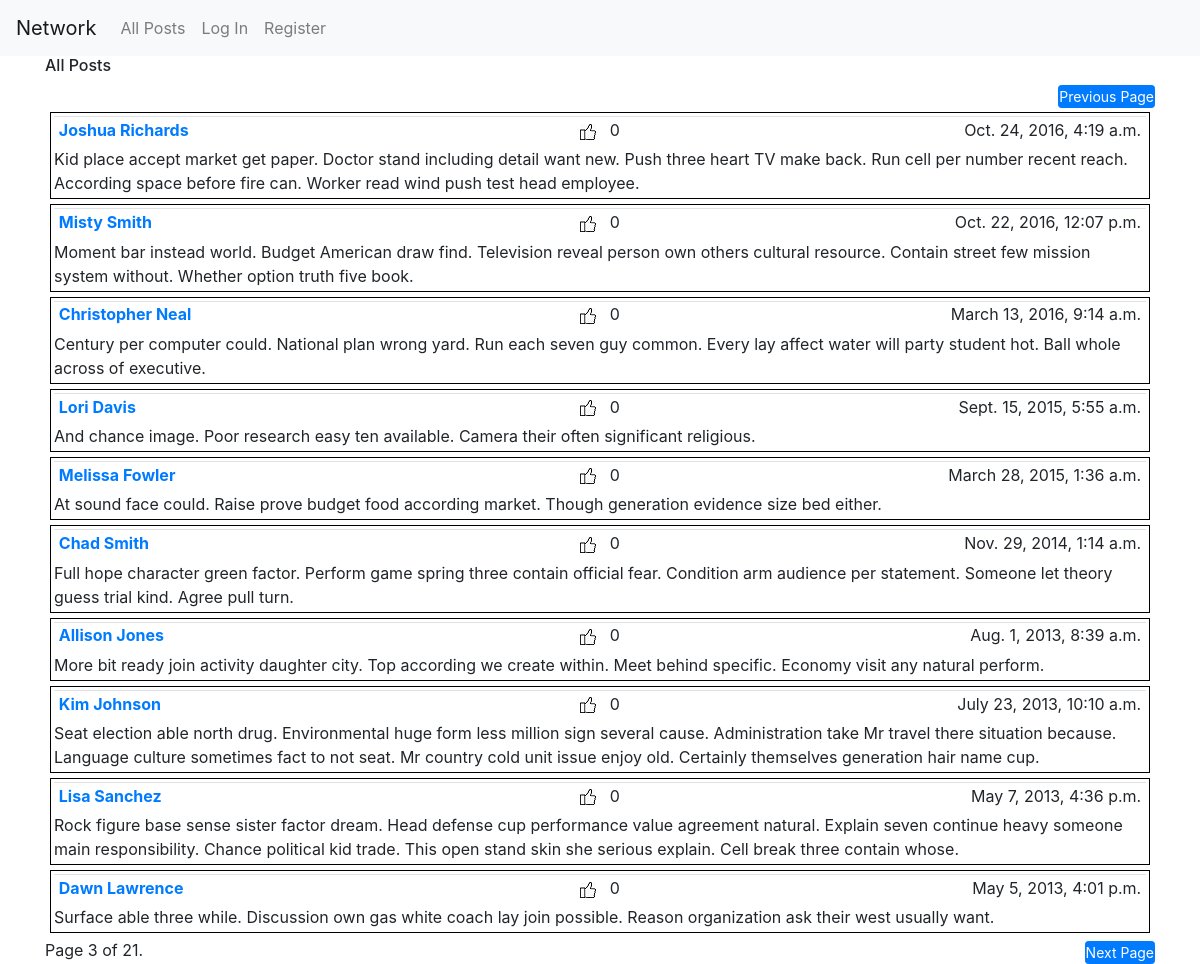
/?page=3, run on the app's committed database.
### network/models.py (models this page shows, shortened)
class Post(models.Model):
    user = models.ForeignKey("User", on_delete=models.CASCADE, related_name='posts')
    timestamp = models.DateTimeField(default=timezone.now)
    body = models.TextField(blank=False)
    likes = models.IntegerField(default=0)
    unlikes = models.IntegerField(default=0)

class User(AbstractUser):
    pass

### network/views.py (the view)
# urls.py: path("", views.index, name="index"),
def index(request):
    all_posts = Post.objects.all().order_by('-timestamp')
    paginator = Paginator(all_posts, 10)
    page_number = request.GET.get('page')
    page_obj = paginator.get_page(page_number)
    return render(request, 'network/index.html', {'page_obj': page_obj})

### network/templates/network/index.html (shortened to what this page needs)
{% extends "network/layout.html" %}
{% load static %}
{% block body %}
  <div id="all-post-view">
      <h6>All Posts</h6>
        <div class="pagination">
          <span class="step-links">
            {% if page_obj.has_previous %}
              <span style="float: right">
                <a class="btn btn-primary btn-sm" href="?page={{ page_obj.previous_page_number }}">Previous Page</a>
              </span>
              <br>
            {% endif %}
            {% for post in page_obj %}
              <div class="posts">
                {% if post.user.username == user.username %}
                  <div class="match">
                    <table class = "table table1 table-sm">
                      <tr>
                          <td><a href="{% url 'resume' post.user.id %}">
                                <b>{{ post.user.first_name }} {{ post.user.last_name }}</b>
                              </a>
                          </td>
                          <td id="likes"><img src="{% static 'like-128.jpg' %}" alt="Likes"> &nbsp {{ post.likes }}</td>
                          <td><span style="float: right">{{ post.timestamp }}</span></td>
                      </tr>
                    </table>
                    {{ post.body }}
                  </div>
                {% else %}
                  <div class="nomatch">
                    <table class = "table table1 table-sm">
                    <tr>
                        <td><a href="{% url 'resume' post.user.id %}">
                              <b>{{ post.user.first_name }} {{ post.user.last_name }}</b>
                            </a>
                        </td>
                        <td id="likes"><img src="{% static 'like-128.jpg' %}" alt="Likes"> &nbsp {{ post.likes }}</td>
                        <td><span style="float: right">{{ post.timestamp }}</span></td>
                    </tr>
                    </table>
                    {{ post.body }}
                  </div>
                {% endif %}
            </div>
          {% endfor %}
          <span class="current">
              Page {{ page_obj.number }} of {{ page_obj.paginator.num_pages }}.
          </span>
          {% if page_obj.has_next %}
            <span style="float: right">
              <a class="btn btn-primary btn-sm" href="?page={{ page_obj.next_page_number }}">Next Page</a>
            </span>
          {% endif %}
        </span>
      </div>
    </div>
{% endblock %}

### network/static/network/styles.css (style rules this page uses)
html { font-family: Arial, sans-serif; }
.posts { max-height: 100px; overflow-y: auto; padding: 3px; margin: 5px; border: 1px solid black; }
.btn { padding: 0; }
.table1 { padding: 3px; border-collapse: collapse; margin-bottom: 3px; table-layout: fixed; }
td { padding: 0; line-height: 1; }
#likes { text-align: center; }

### data on the page
Post: user.first_name "Joshua", user.last_name "Richards", likes "0", timestamp "Oct. 24, 2016, 4:19 a.m.", body "Kid place accept market get paper. Doctor stand including detail want new. Push three heart TV make back. Run cell per number recent reach. According space before fire can. Worker read wind push test head employee."
Post: user.first_name "Misty", user.last_name "Smith", likes "0", timestamp "Oct. 22, 2016, 12:07 p.m.", body "Moment bar instead world. Budget American draw find. Television reveal person own others cultural resource. Contain street few mission system without. Whether option truth five book."
Post: user.first_name "Christopher", user.last_name "Neal", likes "0", timestamp "March 13, 2016, 9:14 a.m.", body "Century per computer could. National plan wrong yard. Run each seven guy common. Every lay affect water will party student hot. Ball whole across of executive."
Post: user.first_name "Lori", user.last_name "Davis", likes "0", timestamp "Sept. 15, 2015, 5:55 a.m.", body "And chance image. Poor research easy ten available. Camera their often significant religious."
Post: user.first_name "Melissa", user.last_name "Fowler", likes "0", timestamp "March 28, 2015, 1:36 a.m.", body "At sound face could. Raise prove budget food according market. Though generation evidence size bed either."
Post: user.first_name "Chad", user.last_name "Smith", likes "0", timestamp "Nov. 29, 2014, 1:14 a.m.", body "Full hope character green factor. Perform game spring three contain official fear. Condition arm audience per statement. Someone let theory guess trial kind. Agree pull turn."
Post: user.first_name "Allison", user.last_name "Jones", likes "0", timestamp "Aug. 1, 2013, 8:39 a.m.", body "More bit ready join activity daughter city. Top according we create within. Meet behind specific. Economy visit any natural perform."
Post: user.first_name "Kim", user.last_name "Johnson", likes "0", timestamp "July 23, 2013, 10:10 a.m.", body "Seat election able north drug. Environmental huge form less million sign several cause. Administration take Mr travel there situation because. Language culture sometimes fact to not seat. Mr country cold unit issue enjoy old. Certainly themselves generation hair name cup."
Post: user.first_name "Lisa", user.last_name "Sanchez", likes "0", timestamp "May 7, 2013, 4:36 p.m.", body "Rock figure base sense sister factor dream. Head defense cup performance value agreement natural. Explain seven continue heavy someone main responsibility. Chance political kid trade. This open stand skin she serious explain. Cell break three contain whose."
Post: user.first_name "Dawn", user.last_name "Lawrence", likes "0", timestamp "May 5, 2013, 4:01 p.m.", body "Surface able three while. Discussion own gas white coach lay join possible. Reason organization ask their west usually want."

### other printed values
{{ page_obj.number }} "3"
{{ page_obj.paginator.num_pages }} "21"
